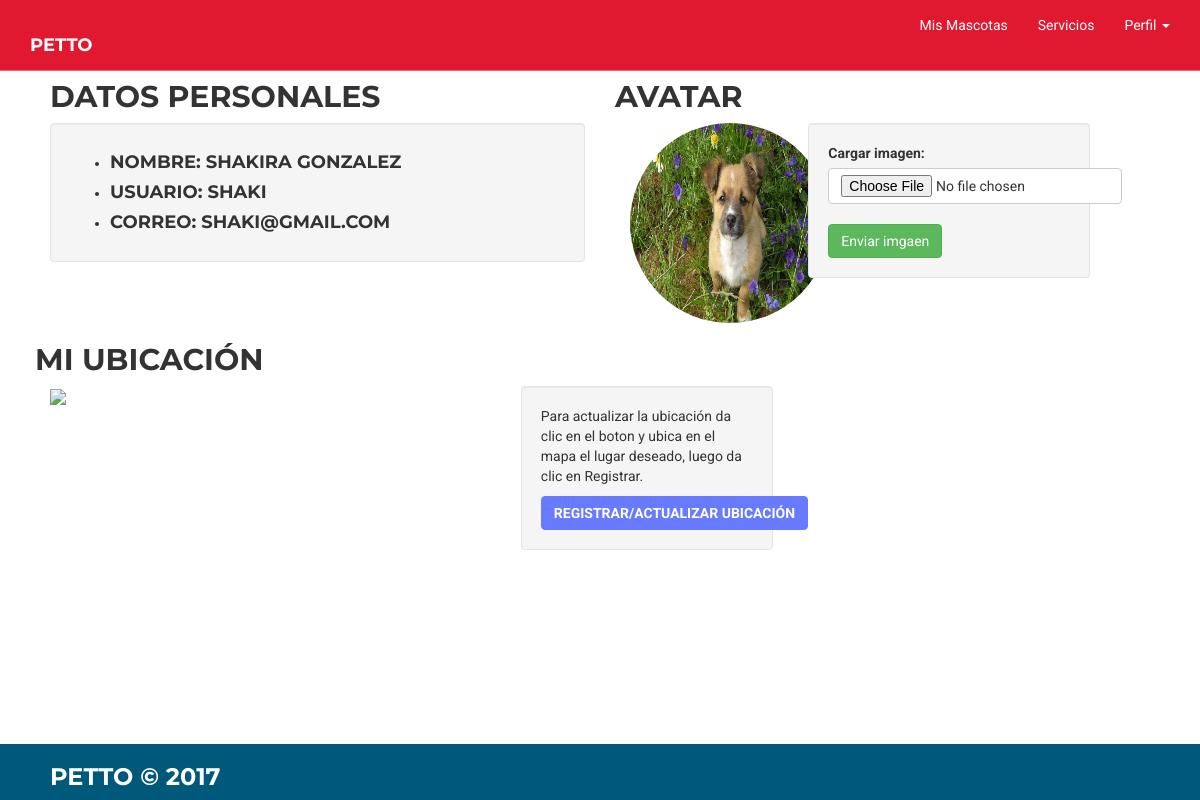
Page /pag/vistas/perfil.php (signed in) on the committed database.
### tables this page shows
CREATE TABLE `usuarios` (
  `id` bigint(250) NOT NULL,
  `nombre` varchar(100) NOT NULL,
  `apepat` varchar(100) NOT NULL,
  `apemat` varchar(100) NOT NULL,
  `correo` varchar(100) NOT NULL,
  `usuario` varchar(100) NOT NULL,
  `contrasenia` varchar(100) NOT NULL,
  `avatar` varchar(300) NOT NULL DEFAULT '93.png',
  `id_ubicacion` bigint(200) DEFAULT NULL,
  `latitud` decimal(20,18) NOT NULL,
  `longitud` decimal(20,18) NOT NULL
);

### pag/vistas/perfil.php (the view, shortened to what this page needs)
<?php
include("../../conexionbd/abrir_conexion.php");
$id_usuario= $_SESSION['id_usuario'];
$consulta="SELECT usuario FROM usuarios WHERE id='$id_usuario'";
$resultado=mysqli_query($conexion,$consulta) or die(mysqli_error($conexion));
$resultado_obtenido=mysqli_fetch_array($resultado);
$usuario= $resultado_obtenido['usuario'];
$consulta2="SELECT correo FROM usuarios WHERE id='$id_usuario'";
$resultado2=mysqli_query($conexion,$consulta2) or die(mysqli_error($conexion));
$resultado2_obtenido=mysqli_fetch_array($resultado2);
$correo= $resultado2_obtenido['correo'];
$consulta3="SELECT apepat FROM usuarios WHERE id='$id_usuario'";
$resultado3=mysqli_query($conexion,$consulta3) or die(mysqli_error($conexion));
$resultado3_obtenido=mysqli_fetch_array($resultado3);
$apepat= $resultado3_obtenido['apepat'];
$consulta4="SELECT apemat FROM usuarios WHERE id='$id_usuario'";
$resultado4=mysqli_query($conexion,$consulta4) or die(mysqli_error($conexion));
$resultado4_obtenido=mysqli_fetch_array($resultado4);
$apemat= $resultado4_obtenido['apemat'];
$consulta8="SELECT avatar FROM usuarios WHERE id='$id_usuario'";
$resultado8=mysqli_query($conexion,$consulta8) or die(mysqli_error($conexion));
$resultado8_obtenido=mysqli_fetch_array($resultado8);
$avatar= $resultado8_obtenido['avatar'];
?>
<!DOCTYPE html>
<html lang="en">
<head>
</head>
<?php include('../estructura/header.php'); ?>
	<div class="container-fluid">
		<div class="row">
            <div class="col-md-6">
									<h2>Datos personales</h2>
									<div class="well">
		                <ul>
		                	<li><h4><?php echo "Nombre: ", $_SESSION['nombre']," " ,$apepat, " " ,$apemat ?></h4></li>
		                	<li><h4><?php echo "Usuario: ", $usuario; ?></h4></li>
		                	<li><h4><?php echo "Correo: ", $correo; ?></h4></li>
										</ul>
									</div>
            </div>
            <div class="col-md-6">
							<h2>Avatar</h2>
                <div class="col-md-4"><img class="img-circle" style="width: 200px; height: 200px" src='/pag/vistas/avatars/<?php echo $avatar; ?>'></div>
								<div class="col-md-7">
								<div class="well">
									<form action="subiravatar.php" method="post" enctype="multipart/form-data">
                  <label for="imagen">Cargar imagen:</label>
                  <input class="btn btn-default" type="file" name="imagen" size="100">
                  <input class="btn btn-success" type="submit" value="Enviar imgaen">
                </form></div>
							</div>
            </div>
        </div>
				<div class="row">
					<h2>Mi ubicación</h2>
       <div class="col-md-5">
            <div id="map">
            </div>
					</div>
						<div class="col-md-3">
							<div class="well">
								<p>Para actualizar la ubicación da clic en el boton y ubica en el mapa el lugar deseado, luego da clic en Registrar.</p>
								<a class="btn btn-primary" href="ubicacion.php" target="_blank" onclick="window.open(this.href,this.target,'width=800,height=600,top=100,left=200,toolbar=no,location=no,status=no,menubar=no');return false;">Registrar/Actualizar ubicación</a>
							</div>
						</div>
	</div>
	</div>
	<?php include('../estructura/footer.php'); ?>
</body>
</html>

### pag/css/estilo.css (style rules this page uses)
body { padding-top: 60px; font-family: "Roboto", "Helvetica Neue", Helvetica, Arial, sans-serif; }
p { border-radius: 10px; }
.container-fluid { padding-left: 50px; padding-right: 50px; }
h1, h2, h3, h4 { font-family: "Montserrat", "Helvetica Neue", Helvetica, Arial, sans-serif; text-transform: uppercase; font-weight: 700; }
.btn-primary { color: white; background-color: #687BFF; border-color: #687BFF; font-family: "Roboto", "Helvetica Neue", Helvetica, Arial, sans-serif; text-transform: uppercase; font-weight: 700; }
#map { width: 100%; height: 80%; }

### rows in the picture
usuarios: usuario "SHAKI", correo "SHAKI@GMAIL.COM", avatar (picture)

### other values in the picture
$_SESSION['nombre'] "SHAKIRA GONZALEZ"
